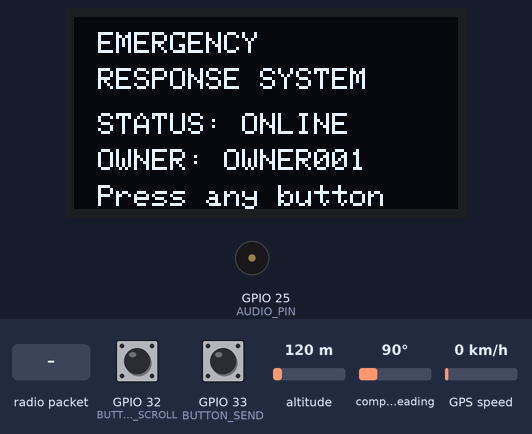
Bench run of a sketch on a simulated ESP32. Parts: 128×64 one-colour display, buzzer (waves = sounding). The test bench sets the inputs (shaded band); at power-on: GPIO 33 (BUTTON_SEND) HIGH, GPIO 32 (BUTTON_SCROLL) HIGH, altitude 120 m, compass heading 90°, GPS speed 0 km/h. The GPS gets a fix after 3 s at 37.7749, -122.4194 with 8 satellites; no radio packets arrive unless stated; what the sketch prints to the serial monitor is not drawn.

Above: at 2.4 s.
2.5 s: radio packet "CMD=BROADCAST" arrives
At 3.7 s:
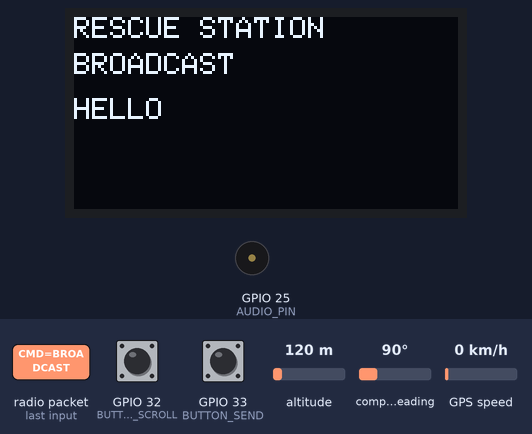
6.6 s: GPIO 33 (BUTTON_SEND) pulled LOW for 1 s
At 8.7 s:
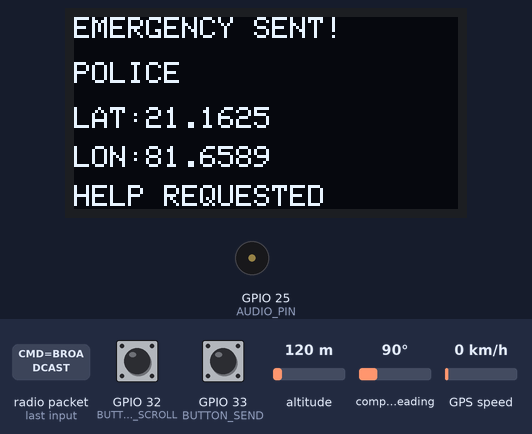
9.1 s: GPIO 32 (BUTTON_SCROLL) pulled LOW for 3.2 s
At 13.0 s:
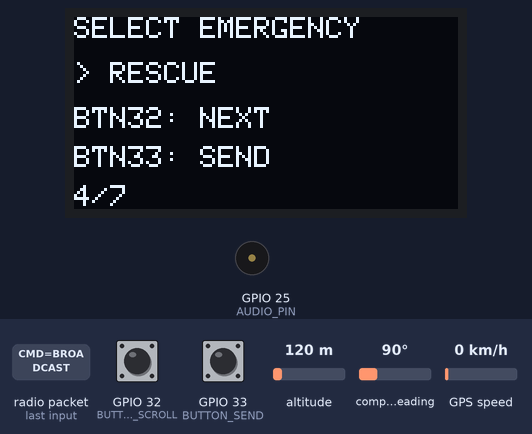
13.8 s: GPIO 33 (BUTTON_SEND) pulled LOW for 0.15 s
At 14.21 s:
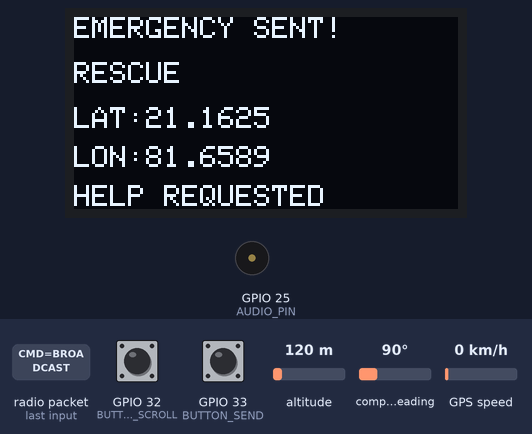
14.5 s: radio packet "CMD=HIGH_ALERT" arrives
At 18.3 s:
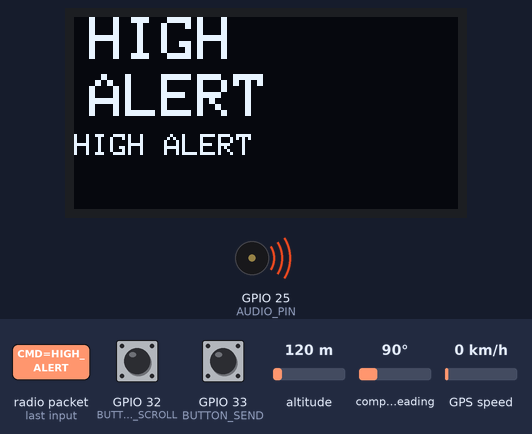
18.6 s: radio packet "BROADCAST=" arrives
At 19.6 s:
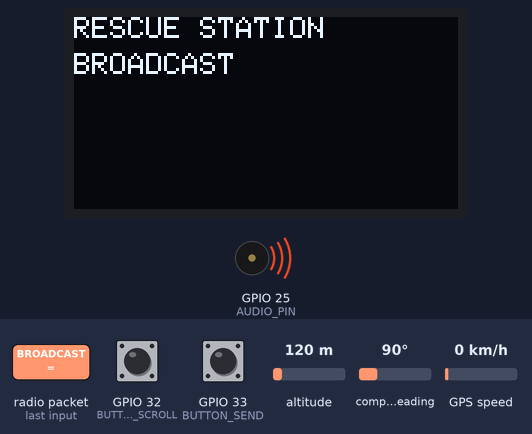
Timing chart, 0 to 23.7 s (numbered marks = the images above; inputs shaded):
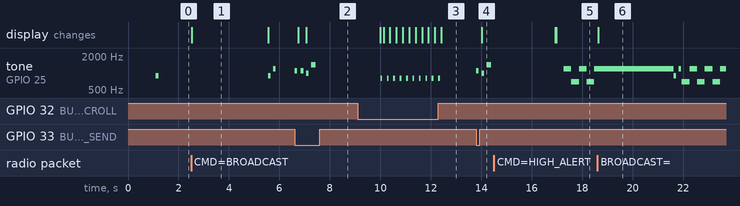

The sketch:

Sender_ESP32.ino
```cpp
#include <SPI.h>
#include <LoRa.h>
#include <Wire.h>
#include <Adafruit_GFX.h>
#include <Adafruit_SSD1306.h>
#include <TinyGPSPlus.h>

// =========================
// DEVICE SETTINGS
// =========================
#define DEVICE_ID "DEV001"
#define OWNER_ID "OWNER001"

// =========================
// GPS
// =========================
#define GPS_RX 16
#define GPS_TX 17

HardwareSerial GPSSerial(2);
TinyGPSPlus gps;

// =========================
// OLED
// =========================
#define SCREEN_WIDTH 128
#define SCREEN_HEIGHT 64

#define OLED_SDA 21
#define OLED_SCL 22
#define OLED_ADDR 0x3C

Adafruit_SSD1306 display(
    SCREEN_WIDTH,
    SCREEN_HEIGHT,
    &Wire,
    -1);

// =========================
// BUTTONS
// =========================
#define BUTTON_SCROLL 32
#define BUTTON_SEND 33

// =========================
// SPEAKER
// =========================
#define AUDIO_PIN 25

// =========================
// LORA
// =========================
#define LORA_SCK 18
#define LORA_MISO 19
#define LORA_MOSI 23
#define LORA_SS 5
#define LORA_RST 14
#define LORA_DIO0 26

#define LORA_FREQUENCY 433E6

// =========================
// GPS SIMULATION
// =========================
// true = presentation/testing coordinates
// false = use actual NEO-6M GPS fix
#define SIMULATION_MODE true

#define SIM_LATITUDE 21.162451
#define SIM_LONGITUDE 81.658941

// =========================
// EMERGENCY TYPES
// =========================
const char *emergencyTypes[] = {
    "POLICE",
    "FIRE",
    "MEDICAL",
    "RESCUE",
    "ACCIDENT",
    "FLOOD",
    "OTHER"};

const int emergencyCount = 7;

int selectedEmergency = 0;
bool menuOpen = false;

// =========================
// HIGH ALERT SIREN
// =========================
bool sirenActive = false;
unsigned long sirenTimer = 0;
bool sirenState = false;

// =========================
// BUTTON DEBOUNCE
// =========================
unsigned long lastScrollPress = 0;
unsigned long lastSendPress = 0;

const unsigned long debounceTime = 250;

// ======================================================
// SETUP
// ======================================================

void setup()
{

    Serial.begin(115200);

    pinMode(BUTTON_SCROLL, INPUT_PULLUP);
    pinMode(BUTTON_SEND, INPUT_PULLUP);

    pinMode(AUDIO_PIN, OUTPUT);

    // -------------------------
    // OLED
    // -------------------------
    Wire.begin(OLED_SDA, OLED_SCL);

    if (!display.begin(SSD1306_SWITCHCAPVCC, OLED_ADDR))
    {
        Serial.println("OLED ERROR");
    }

    display.clearDisplay();
    display.setTextColor(SSD1306_WHITE);

    showStartupScreen();

    // -------------------------
    // GPS
    // -------------------------
    GPSSerial.begin(
        9600,
        SERIAL_8N1,
        GPS_RX,
        GPS_TX);

    // -------------------------
    // LORA
    // -------------------------
    SPI.begin(
        LORA_SCK,
        LORA_MISO,
        LORA_MOSI,
        LORA_SS);

    LoRa.setPins(
        LORA_SS,
        LORA_RST,
        LORA_DIO0);

    if (!LoRa.begin(LORA_FREQUENCY))
    {

        Serial.println("LoRa initialization failed!");

        display.clearDisplay();
        display.setTextSize(1);
        display.setCursor(0, 20);
        display.println("LORA ERROR");
        display.display();

        while (true)
        {
            delay(1000);
        }
    }

    LoRa.setTxPower(17);
    LoRa.setSpreadingFactor(7);
    LoRa.setSignalBandwidth(125E3);
    LoRa.setCodingRate4(5);

    Serial.println();
    Serial.println("================================");
    Serial.println(" RESCUE SENDER ONLINE");
    Serial.println("================================");

    Serial.print("DEVICE: ");
    Serial.println(DEVICE_ID);

    Serial.print("OWNER: ");
    Serial.println(OWNER_ID);

    Serial.println("LoRa ready");

    delay(1000);

    showStartupScreen();

    // startup beep
    beep(900, 120);
}

// ======================================================
// LOOP
// ======================================================

void loop()
{

    readGPS();

    checkButtons();

    checkLoRa();

    updateSiren();

    delay(5);
}

// ======================================================
// STARTUP SCREEN
// ======================================================

void showStartupScreen()
{

    display.clearDisplay();

    display.setTextSize(1);

    display.setCursor(8, 5);
    display.println("EMERGENCY");

    display.setCursor(8, 17);
    display.println("RESPONSE SYSTEM");

    display.setCursor(8, 32);
    display.println("STATUS: ONLINE");

    display.setCursor(8, 44);

    display.print("OWNER: ");
    display.println(OWNER_ID);

    display.setCursor(8, 56);
    display.println("Press any button");

    display.display();
}

// ======================================================
// BUTTON HANDLING
// ======================================================

void checkButtons()
{

    bool scrollPressed =
        digitalRead(BUTTON_SCROLL) == LOW;

    bool sendPressed =
        digitalRead(BUTTON_SEND) == LOW;

    // --------------------------------
    // SCROLL BUTTON
    // --------------------------------
    if (
        scrollPressed &&
        millis() - lastScrollPress > debounceTime)
    {

        lastScrollPress = millis();

        beep(800, 70);

        // If siren active, scroll button stops it
        if (sirenActive)
        {

            stopSiren();

            showStartupScreen();

            delay(100);

            return;
        }

        menuOpen = true;

        selectedEmergency++;

        if (selectedEmergency >= emergencyCount)
        {
            selectedEmergency = 0;
        }

        showEmergencyMenu();
    }

    // --------------------------------
    // SEND BUTTON
    // --------------------------------
    if (
        sendPressed &&
        millis() - lastSendPress > debounceTime)
    {

        lastSendPress = millis();

        beep(1100, 100);

        // If siren active, acknowledge/stop
        if (sirenActive)
        {

            stopSiren();

            showStartupScreen();

            delay(100);

            return;
        }

        // First button press opens menu
        if (!menuOpen)
        {

            menuOpen = true;

            showEmergencyMenu();

            return;
        }

        sendEmergency();
    }
}

// ======================================================
// EMERGENCY MENU
// ======================================================

void showEmergencyMenu()
{

    display.clearDisplay();

    display.setTextSize(1);

    display.setCursor(0, 0);
    display.println("SELECT EMERGENCY");

    display.setCursor(0, 15);

    display.print("> ");
    display.println(
        emergencyTypes[selectedEmergency]);

    display.setCursor(0, 30);
    display.println("BTN32: NEXT");

    display.setCursor(0, 43);
    display.println("BTN33: SEND");

    display.setCursor(0, 56);

    display.print(
        String(selectedEmergency + 1));

    display.print("/");
    display.println(emergencyCount);

    display.display();
}

// ======================================================
// SEND EMERGENCY
// ======================================================

void sendEmergency()
{

    String packet;

    double latitude;
    double longitude;

    // -------------------------
    // GPS
    // -------------------------

    if (SIMULATION_MODE)
    {

        latitude = SIM_LATITUDE;
        longitude = SIM_LONGITUDE;
    }
    else
    {

        if (gps.location.isValid())
        {

            latitude = gps.location.lat();
            longitude = gps.location.lng();
        }
        else
        {

            latitude = 0;
            longitude = 0;
        }
    }

    // -------------------------
    // GPS STATUS
    // -------------------------

    String gpsStatus;

    if (SIMULATION_MODE)
    {
        gpsStatus = "SIMULATED";
    }
    else if (gps.location.isValid())
    {
        gpsStatus = "LIVE";
    }
    else
    {
        gpsStatus = "NOFIX";
    }

    // -------------------------
    // TIME
    // -------------------------

    String gpsTime = "";

    if (gps.time.isValid())
    {

        char timeBuffer[20];

        sprintf(
            timeBuffer,
            "%02d:%02d:%02d",
            gps.time.hour(),
            gps.time.minute(),
            gps.time.second());

        gpsTime = String(timeBuffer);
    }
    else
    {

        gpsTime = "N/A";
    }

    // -------------------------
    // CREATE PACKET
    // -------------------------

    packet =
        "TYPE=" +
        String(emergencyTypes[selectedEmergency]) +

        "|DEVICE=" +
        String(DEVICE_ID) +

        "|OWNER=" +
        String(OWNER_ID) +

        "|LAT=" +
        String(latitude, 6) +

        "|LON=" +
        String(longitude, 6) +

        "|TIME=" +
        gpsTime +

        "|GPS=" +
        gpsStatus;

    // -------------------------
    // SEND LORA
    // -------------------------

    LoRa.beginPacket();

    LoRa.print(packet);

    LoRa.endPacket();

    Serial.println();
    Serial.println("EMERGENCY SENT:");
    Serial.println(packet);

    // -------------------------
    // OLED
    // -------------------------

    display.clearDisplay();

    display.setTextSize(1);

    display.setCursor(0, 0);
    display.println("EMERGENCY SENT!");

    display.setCursor(0, 15);
    display.println(
        emergencyTypes[selectedEmergency]);

    display.setCursor(0, 30);

    display.print("LAT:");

    display.println(latitude, 4);

    display.setCursor(0, 43);

    display.print("LON:");

    display.println(longitude, 4);

    display.setCursor(0, 56);

    display.println("HELP REQUESTED");

    display.display();

    // send sound
    sendBeep();

    delay(2500);

    menuOpen = false;

    showStartupScreen();
}

// ======================================================
// LORA RECEIVE
// ======================================================

void checkLoRa()
{

    int packetSize = LoRa.parsePacket();

    if (!packetSize)
    {
        return;
    }

    String packet = "";

    while (LoRa.available())
    {

        packet +=
            (char)LoRa.read();
    }

    packet.trim();

    Serial.println();
    Serial.println("==============================");
    Serial.println("LORA MESSAGE RECEIVED");
    Serial.println(packet);
    Serial.print("RSSI: ");
    Serial.println(LoRa.packetRssi());
    Serial.print("SNR: ");
    Serial.println(LoRa.packetSnr());
    Serial.println("==============================");

    handleLoRaCommand(packet);
}

// ======================================================
// HANDLE RECEIVED COMMAND
// ======================================================

void handleLoRaCommand(String packet)
{

    // --------------------------------
    // NORMAL BROADCAST
    // --------------------------------

    if (
        packet.startsWith("CMD=BROADCAST"))
    {

        String message =
            getField(packet, "MESSAGE");

        if (message.length() == 0)
        {
            message = "HELLO";
        }

        showBroadcastMessage(message);

        broadcastBeep();

        return;
    }

    // --------------------------------
    // HIGH ALERT
    // --------------------------------

    if (
        packet.startsWith("CMD=HIGH_ALERT"))
    {

        String message =
            getField(packet, "MESSAGE");

        if (message.length() == 0)
        {
            message = "HIGH ALERT";
        }

        showHighAlert(message);

        startSiren();

        return;
    }

    // --------------------------------
    // STOP ALERT
    // --------------------------------

    if (
        packet.startsWith("CMD=STOP_ALERT"))
    {

        stopSiren();

        showStartupScreen();

        beep(500, 150);

        return;
    }

    // --------------------------------
    // RECEIVER TEST BUTTON
    // --------------------------------

    if (
        packet.indexOf(
            "RECEIVER_BUTTON_PRESSED") >= 0)
    {

        showTestMessage();

        receiveBeep();

        return;
    }

    // --------------------------------
    // GENERIC BROADCAST
    // --------------------------------

    if (
        packet.startsWith("BROADCAST="))
    {

        String message =
            packet.substring(10);

        showBroadcastMessage(message);

        broadcastBeep();

        return;
    }
}

// ======================================================
// EXTRACT PACKET FIELD
// ======================================================

String getField(
    String packet,
    String field)
{

    String key =
        field + "=";

    int start =
        packet.indexOf(key);

    if (start < 0)
    {
        return "";
    }

    start += key.length();

    int end =
        packet.indexOf("|", start);

    if (end < 0)
    {
        end = packet.length();
    }

    String result =
        packet.substring(start, end);

    result.trim();

    return result;
}

// ======================================================
// SHOW NORMAL BROADCAST
// ======================================================

void showBroadcastMessage(
    String message)
{

    display.clearDisplay();

    display.setTextSize(1);

    display.setCursor(0, 0);
    display.println("RESCUE STATION");

    display.setCursor(0, 12);
    display.println("BROADCAST");

    display.setCursor(0, 27);

    wrapText(message, 27);

    display.display();

    Serial.print("BROADCAST MESSAGE: ");
    Serial.println(message);

    delay(3000);

    if (!sirenActive)
    {
        showStartupScreen();
    }
}

// ======================================================
// HIGH ALERT SCREEN
// ======================================================

void showHighAlert(
    String message)
{

    display.clearDisplay();

    display.setTextSize(2);

    display.setCursor(5, 0);
    display.println("HIGH");

    display.setCursor(5, 19);
    display.println("ALERT");

    display.setTextSize(1);

    display.setCursor(0, 39);

    wrapText(message, 39);

    display.display();

    Serial.println("!!! HIGH ALERT !!!");
    Serial.println(message);
}

// ======================================================
// TEST SCREEN
// ======================================================

void showTestMessage()
{

    display.clearDisplay();

    display.setTextSize(1);

    display.setCursor(0, 0);
    display.println("RESCUE STATION");

    display.setCursor(0, 15);
    display.println("SYSTEM TEST");

    display.setCursor(0, 30);
    display.println("LINK: OK");

    display.setCursor(0, 45);
    display.println("LoRa RECEIVED");

    display.display();

    delay(2500);

    showStartupScreen();
}

// ======================================================
// TEXT WRAPPER
// ======================================================

void wrapText(
    String text,
    int startY)
{

    const int charsPerLine = 21;

    int y = startY;

    while (
        text.length() > 0 &&
        y < 64)
    {

        String line;

        if (
            text.length() <= charsPerLine)
        {

            line = text;

            text = "";
        }
        else
        {

            int breakPos =
                text.lastIndexOf(
                    " ",
                    charsPerLine);

            if (breakPos <= 0)
            {
                breakPos = charsPerLine;
            }

            line =
                text.substring(
                    0,
                    breakPos);

            text =
                text.substring(
                    breakPos);

            text.trim();
        }

        display.setCursor(0, y);
        display.println(line);

        y += 10;
    }
}

// ======================================================
// SIREN
// ======================================================

void startSiren()
{

    sirenActive = true;

    sirenTimer = millis();

    sirenState = false;

    Serial.println(
        "SIREN STARTED");
}

void stopSiren()
{

    sirenActive = false;

    noTone(AUDIO_PIN);

    Serial.println(
        "SIREN STOPPED");
}

void updateSiren()
{

    if (!sirenActive)
    {
        return;
    }

    if (
        millis() - sirenTimer >= 300)
    {

        sirenTimer = millis();

        sirenState = !sirenState;

        if (sirenState)
        {

            tone(
                AUDIO_PIN,
                1200);
        }
        else
        {

            tone(
                AUDIO_PIN,
                700);
        }
    }
}

// ======================================================
// BEEP FUNCTIONS
// ======================================================

void beep(
    int frequency,
    int duration)
{

    tone(
        AUDIO_PIN,
        frequency,
        duration);

    delay(duration + 20);
}

void sendBeep()
{

    beep(1000, 100);

    delay(80);

    beep(1400, 180);
}

void broadcastBeep()
{

    beep(900, 100);

    delay(80);

    beep(1200, 100);
}

void receiveBeep()
{

    beep(700, 150);

    delay(100);

    beep(1000, 150);
}

// ======================================================
// GPS
// ======================================================

void readGPS()
{

    while (
        GPSSerial.available())
    {

        gps.encode(
            GPSSerial.read());
    }
}
```

Measured:
- after the input at 2.5 s, tone on GPIO 25 (AUDIO_PIN): silent → 900 Hz after 3.1 s, → silent 0.10 s later, → 1200 Hz 0.10 s later, → silent 0.10 s later; the display: changes at once (image 1)
- after the input at 6.6 s, tone on GPIO 25 (AUDIO_PIN): plays 1100 Hz for 0.10 s, 1100 Hz for 0.10 s, 1000 Hz for 0.10 s, 1400 Hz for 0.18 s, starting at once; the display: first changes after 0.15 s (image 2 shows a later state)
- after the input at 9.1 s, tone on GPIO 25 (AUDIO_PIN): alternates 800 Hz for 0.07 s and silent for 0.18 s, 20 changes in all, then stays silent, starting after 0.91 s; the display: first differs from a run without the input after 1.0 s (image 3 shows a later state)
- after the input at 13.8 s, tone on GPIO 25 (AUDIO_PIN): plays 1100 Hz for 0.10 s, 1000 Hz for 0.10 s, 1400 Hz for 0.18 s, starting at once; the display: changes after 0.21 s (image 4)
- after the input at 14.5 s, tone on GPIO 25 (AUDIO_PIN): alternates 1200 Hz for 0.30 s and 700 Hz for 0.30 s, starting after 2.8 s; the display: first differs from a run without the input after 2.5 s (image 5)
- after the input at 18.6 s, the display: changes at once (image 6)
- what the display in image 1 shows lasts 3.1 s, from 2.5 s to 5.6 s
